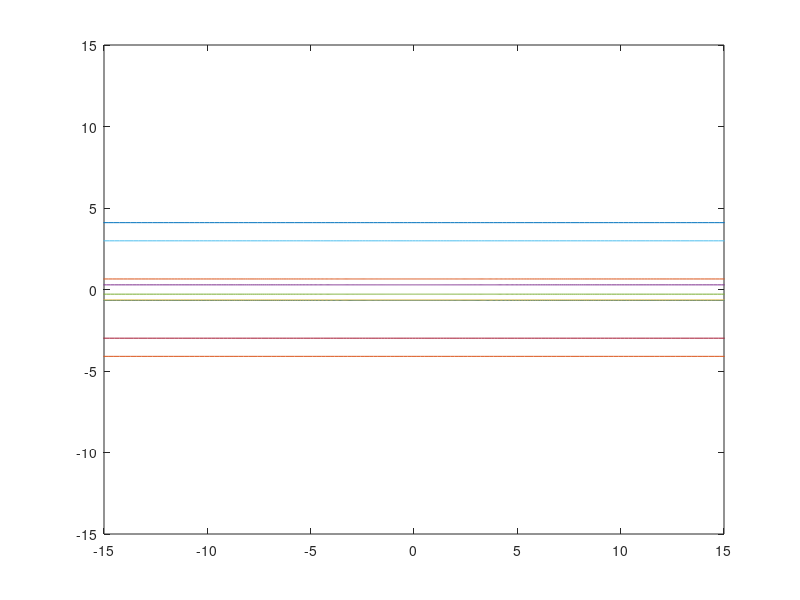

Write the MATLAB code that produced this figure.
%%% Author: Eric Frankel
%%% Monty Carlo simulation for Rutherford Scattering for a gold atom
clear
clc
disp('Test cases to check: 7.76')
proj_num = input('Input the number of alpha particles to shoot at the target atom: (Test Case: 100)');
ke = input('Input the kinetic energy of an individual alpha particle: (Test Case: 7.7e2 * 1.6e-19)');
beam_size = input('Input the diameter of the beam: (Test Case: 1e-9)');

m_au = 3.27e-25; %3.27e-25 is the mass of a gold nucleus (kg)
m_alpha = 6.644e-27; %Fill in mass of an alpha particle
k = 8.987e9; %Fill in value of k
q_alpha = 2*1.6e-19; %Fill in charge of alpha particle
q_gold = 79*1.6e-19; %Fill in charge of gold nucleus
e_0=8.854e-12; %Permissivity
h_bar=3.1612-26; %H_bar


r_m = k*q_alpha*q_gold/(ke);
v_proj = sqrt(2*ke/m_alpha);

b = beam_size*rand(proj_num,1);
for i=1:proj_num
    if b(i,1) == 0
        b(i,1) = abs(max(b))/10;
    end
    num = b(i,1)*m_alpha*v_proj^2;
    denom = k*q_alpha*q_gold;
    phi = acot(num/denom);
    theta = phi/2
    t = linspace(-20*pi,20*pi,10000);
    X = r_m*cot(theta)*sinh(t)*cos(theta)+r_m*cosh(t)*sin(theta);
    Y = r_m*cot(theta)*sinh(t)*sin(theta)+r_m*cosh(t)*cos(theta)+b(i,1);
    plot(X,Y);
    plot(X,-Y);
    hold on
end

xlim([-3*beam_size 3*beam_size])
ylim([-3*beam_size 3*beam_size])
disp('Radius of closest approach: ');
disp(r_m);
disp('Approximate cross-sectional area of atom: ');
disp(pi*r_m^2);